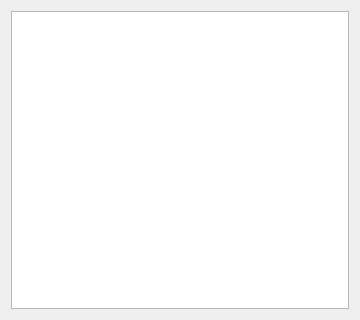
<?xml version="1.0" encoding="UTF-8"?>
<ui version="4.0">
 <class>MainWindow</class>
 <widget class="QMainWindow" name="MainWindow">
  <property name="geometry">
   <rect>
    <x>0</x>
    <y>0</y>
    <width>360</width>
    <height>320</height>
   </rect>
  </property>
  <property name="windowTitle">
   <string>MainWindow</string>
  </property>
  <widget class="QWidget" name="centralWidget">
   <layout class="QVBoxLayout" name="verticalLayout">
    <item>
     <widget class="QListWidget" name="listWidget"/>
    </item>
   </layout>
  </widget>
 </widget>
 <layoutdefault spacing="6" margin="11"/>
 <resources/>
 <connections/>
</ui>
